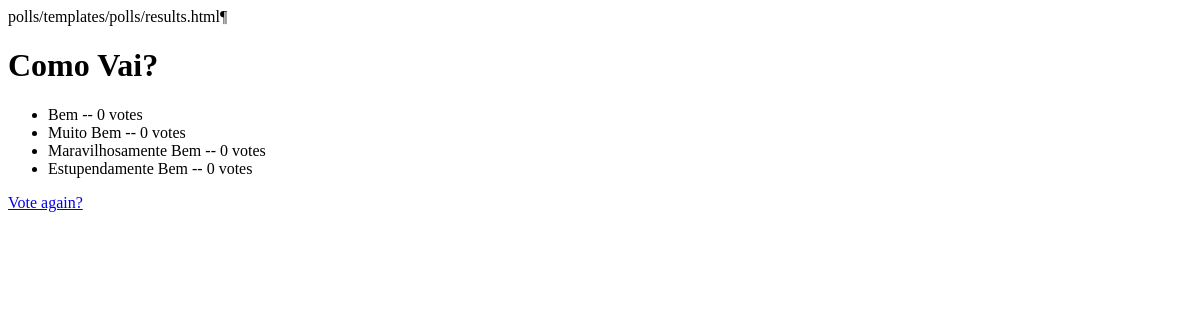
/polls/1/results/, run on an earlier commit of the app's database.
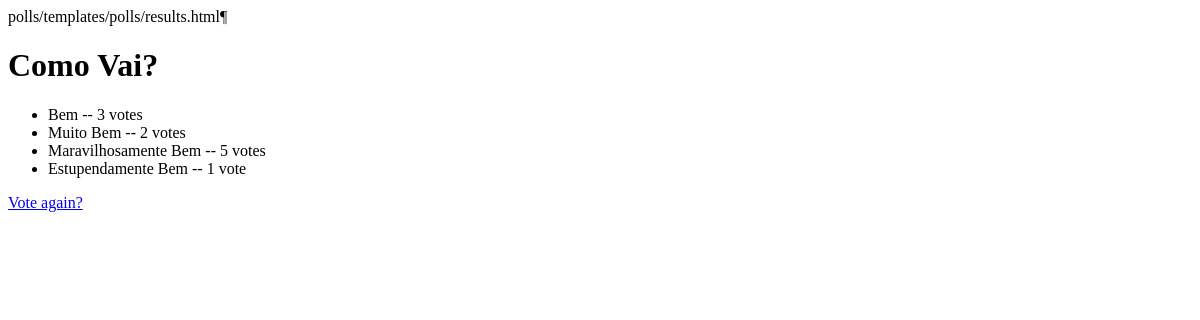
And on a later commit of the database.
### polls/models.py (models this page shows, shortened)
class Question(models.Model):
    question_text = models.CharField(max_length=200)
    pub_date = models.DateTimeField("date published")

class Choice(models.Model):
    question = models.ForeignKey(Question, on_delete=models.CASCADE)
    choice_text = models.CharField(max_length=200)
    votes = models.IntegerField(default=0)

### polls/views.py (the view)
# urls.py: path("<int:pk>/results/", views.ResultsView.as_view(), name="results"),
class ResultsView(generic.DetailView):
    model = Question
    template_name = "polls/results.html"

### polls/templates/polls/results.html (shortened to what this page needs)
<h1>{{ question.question_text }}</h1>
<ul>
{% for choice in question.choice_set.all %}
    <li>{{ choice.choice_text }} -- {{ choice.votes }} vote{{ choice.votes|pluralize }}</li>
{% endfor %}
</ul>
<a href="{% url 'polls:detail' question.id %}">Vote again?</a>

What changed in the data, as far as the page shows it:
changed Choice "Bem": votes "0" → "3"
changed Choice "Muito Bem": votes "0" → "2"
changed Choice "Maravilhosamente Bem": votes "0" → "5"
changed Choice "Estupendamente Bem": votes "0" → "1"
